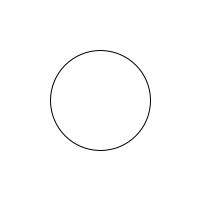
Frame 1 (no input)
Frame 60 (the mouse pressed at the canvas centre just before this capture): identical to frame 1, image omitted
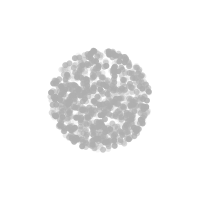
Frame 120 (the mouse held since frame 60 and released just before this capture)

The Processing sketch that drew these frames (run headless with seeded random() and noise(); from frame 60 on, the mouse is pressed at the canvas centre):

// Processing sketch: e06_a
// ── e06_a.pde
Shards s;

void setup() {
  size(200,200);
  s = new Shards();
}

void draw() {
  background(255);
  
  if (frameCount < 2*60) {
    stroke(0);
    fill(255);
    ellipse(width/2,height/2,100,100);
  } else {
    s.update();
    s.display();
  }
}

class Shards {
  
  Particle[] particles = new Particle[1000];
  
  PVector center = new PVector(width/2,height/2);
  float radius = 50;
  
  Shards() {
    _initializeParticles();
  }
  
  void _initializeParticles() {
    PVector location;
    float lifespan;
    float lifespeed;
    
    for (int i = 0; i < particles.length; i++) {
      location = _randomLocation();
      lifespan = random(0,255);
      lifespeed = random(3,12);
      particles[i] = new Particle(location,lifespan,lifespeed);
    }
  }
   
  PVector _randomLocation() {
    PVector choice;
    do {
      choice = new PVector(
        random(center.x-radius,center.x+radius),
        random(center.y-radius,center.y+radius)
      );
    } while (PVector.sub(choice,center).mag() > radius);
    return choice;
  }
  
  void update() {
    for (Particle p: particles)
      p.update();
  }
  
  void display() {
    for (Particle p: particles)
      p.display();
  }
}

class Particle {
  
  PVector location;
  float lifespan;
  float lifespeed;
  
  Particle(PVector location_, float lifespan_, float lifespeed_) {
    location = location_;
    lifespan = lifespan_;
    lifespeed = lifespeed_;
  }
  
  void update() {
    lifespan -= lifespeed;
  }
  
  void display() {
    noStroke();
    fill(175,lifespan);
    ellipse(location.x,location.y,6,6);
  }
}
